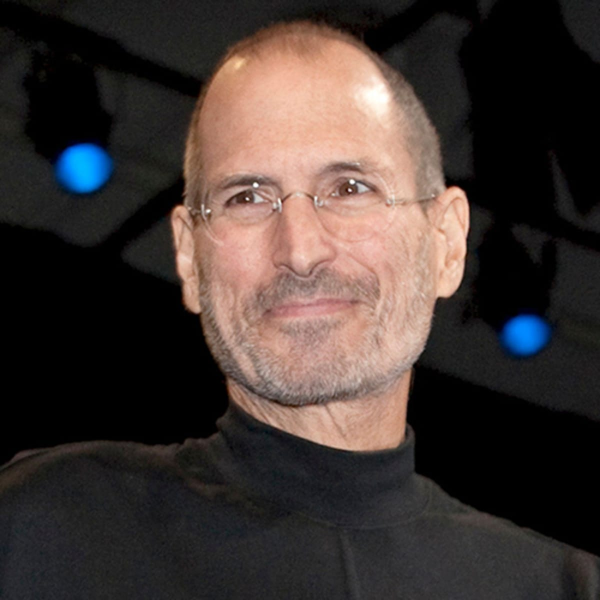
#> input picture facecompare/PhoneGalleryImage/steve-jobs1.jpg, 1200 x 1200 px, found by its file name (shown at 1/2 size)
$ python imagecompare.py
#> lines starting #> are read from the running program, lines starting #| are printed output that depends on the picture; long printed decimals are rounded
import PIL
from PIL import Image
import imagecompare
from PIL import Image
from PIL import ImageChops

class ImageCompareException(Exception):
    pass

# [15 lines left out: function pixel_diff, not called in this run]

def total_histogram_diff(pixel_diff):
    return sum(i * n for i, n in enumerate(pixel_diff.histogram()))

def image_diff(image_a, image_b):
    histogram_diff = total_histogram_diff(pixel_diff(image_a, image_b))
    return histogram_diff


def is_equal(image_a, image_b, tolerance=0.0):
    return image_diff_percent(image_a, image_b) <= tolerance


# [26 lines left out: function image_diff_percent, not called in this run]


image_a = Image.open("C:/workspace/A._Project/newface/facecompare/PhoneGalleryImage/steve-jobs1.jpg")
#> image_a is the input picture: PIL image 1200x1200 RGB; mean R, G, B 64.9, 54.4, 51
image_b = Image.open("C:/workspace/A._Project/newface/facecompare/PhoneGalleryImage/steve-jobs2.jpg")
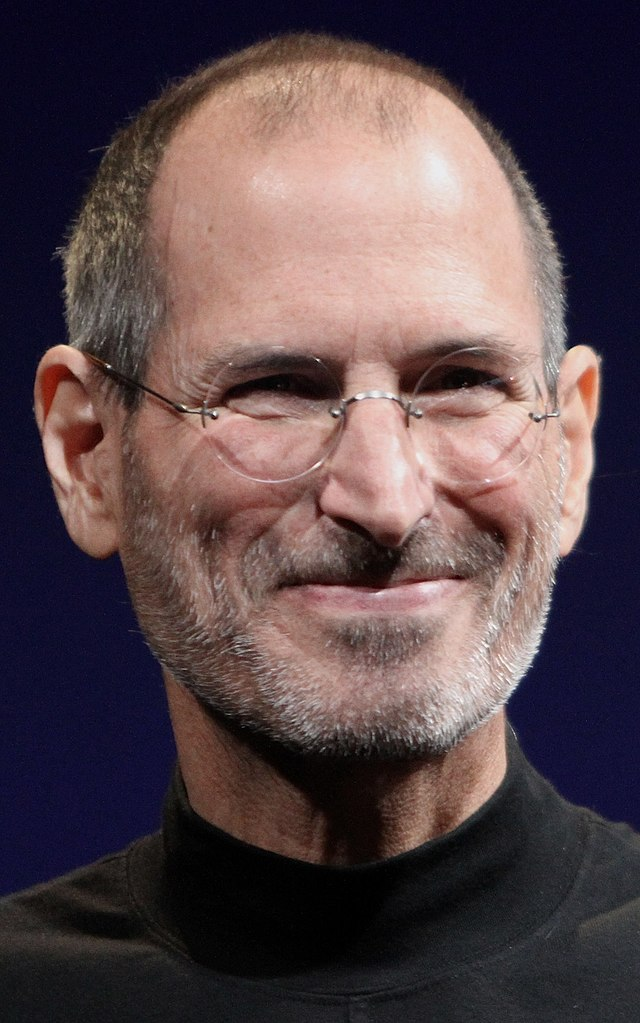
#> input picture facecompare/PhoneGalleryImage/steve-jobs2.jpg, 640 x 1023 px, found by its file name
#> image_b is the input picture: PIL image 640x1023 RGB; mean R, G, B 88.3, 71.1, 74.9
print(f"Original size : {image_a.size}")
#| Original size : (1200, 1200)
print(f"Original size : {image_b.size}")
#| Original size : (640, 1023)
image_a = image_a.resize((512, 512))
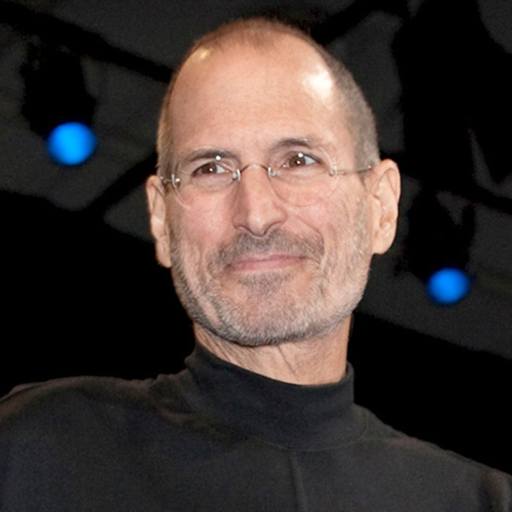
#> image_a: PIL image 512x512 RGB; mean R, G, B 64.9, 54.4, 51
image_b = image_b.resize((512, 512))
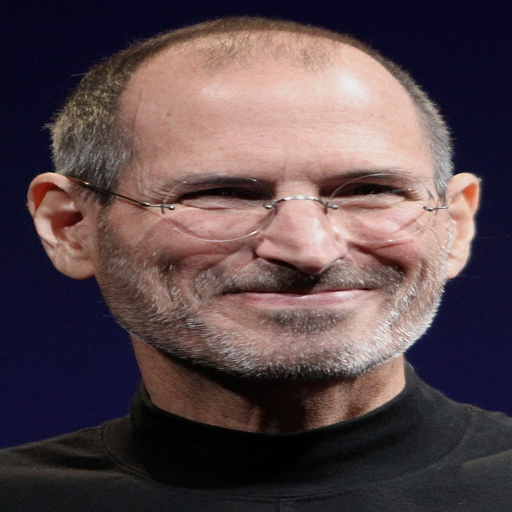
#> image_b: PIL image 512x512 RGB; mean R, G, B 88.3, 71.1, 74.9
print(f"re size : {image_a.size}")
#| re size : (512, 512)
print(f"re size : {image_b.size}")
#| re size : (512, 512)


print(imagecompare.image_diff_percent(image_a, image_b))
#> in pixel_diff, `diff = ImageChops.difference(image_a, image_b)`:
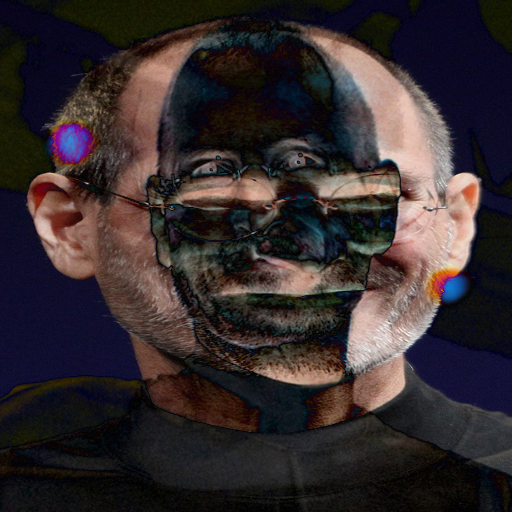
#> diff: PIL image 512x512 RGB; mean R, G, B 52.9, 44, 46
#> in pixel_diff, `diff = diff.convert('L')`:
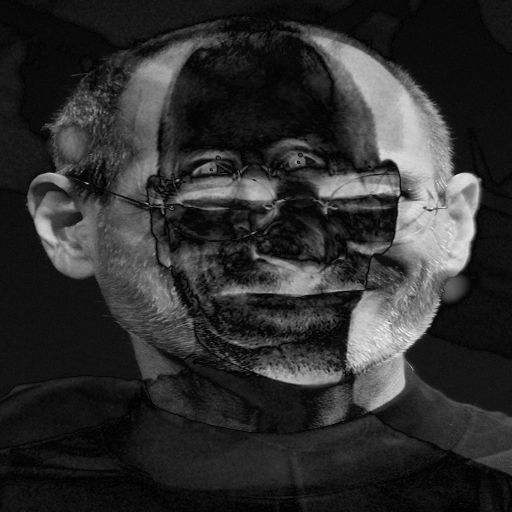
#> diff: PIL image 512x512 L; min 0, max 245, mean 46.9
#> in image_diff, `histogram_diff = total_histogram_diff(pixel_diff(image_a, image_b))`: histogram_diff = 12288591
#> in image_diff_percent, `black_reference_image = Image.new('RGB', image_a.size, (0, 0, 0))`: black_reference_image: PIL image 512x512 RGB; every value is 0
#> in image_diff_percent, `white_reference_image = Image.new('RGB', image_a.size, (255, 255, 255))`: white_reference_image: PIL image 512x512 RGB; every value is 255
#> in pixel_diff (call 2), `diff = diff.convert('L')`: diff: PIL image 512x512 L; every value is 255
#> in image_diff_percent, `worst_bw_diff = image_diff(black_reference_image, white_reference_image)`: worst_bw_diff = 66846720
#> in image_diff_percent, `percentage_histogram_diff = (input_images_histogram_diff / float(worst..`: percentage_histogram_diff = 18.38
#| 18.383
percentage_of_image_similarity_measure = imagecompare.image_diff_percent(image_a, image_b)
#> percentage_of_image_similarity_measure = 18.38
#| Original size : (1200, 1200)
#| Original size : (640, 1023)
#| re size : (512, 512)
#| re size : (512, 512)
#| 18.383

if percentage_of_image_similarity_measure < 15:
    print("같은 사진입니다")
else:
    print("다른 사진입니다")
